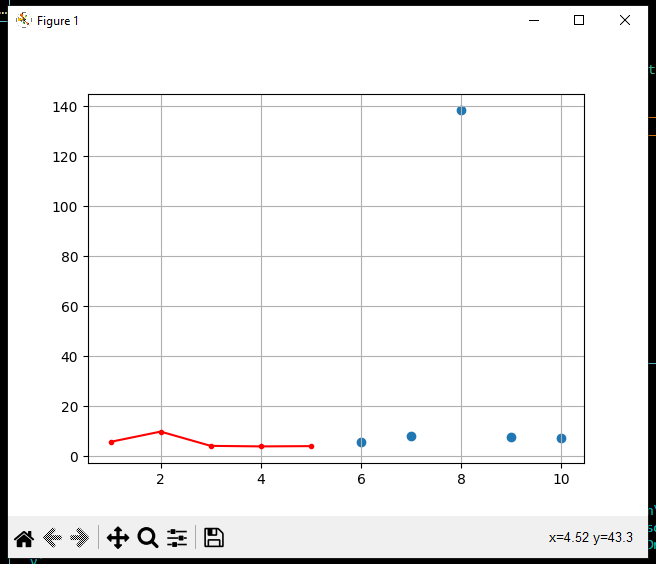

This chart was generated by the following Python code:

import matplotlib.pyplot as Grafiki
import random as Sluchaiynost
import numpy
import math

YList = []
for x in range(1,11):
    print(x)
    YList.append(math.sqrt(1 + math.exp(math.sqrt(x)) + math.cos(x**2))/math.fabs(1 - (math.sin(x))**3) + math.log(math.fabs(2*x)))
Grafiki.grid()
Grafiki.plot(range(1,6),YList[0:5:1], 'r.-')
Grafiki.scatter(range(6,11),YList[5:10:1])
Grafiki.show()
